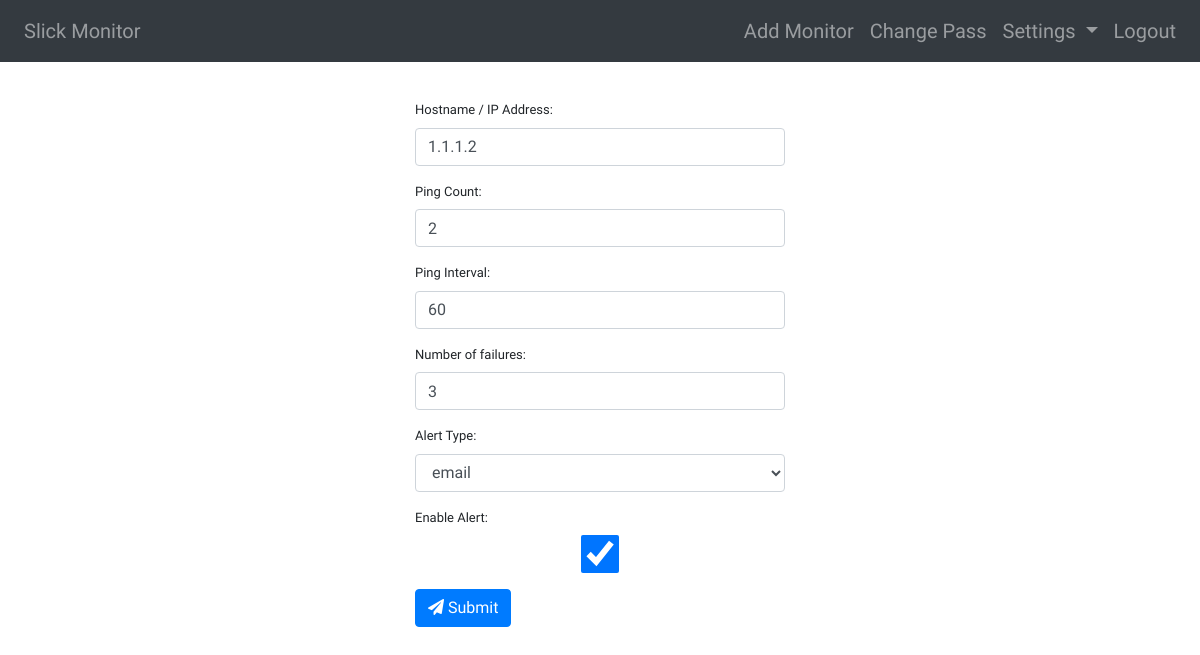
The app's page /monitors/edit_monitor/2/ (signed in), older data.
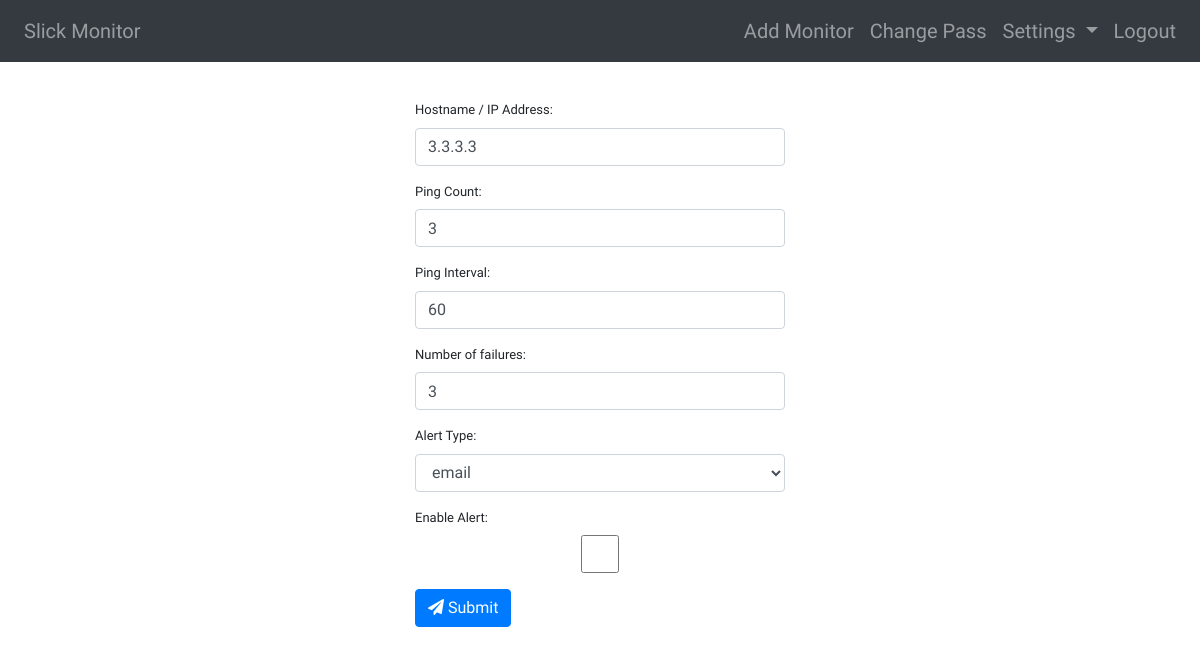
The same page, newer data.
### monitors/models.py (models this page shows, shortened)
class Monitors(models.Model):
    hostname = models.CharField(max_length=100)
    type = models.CharField(max_length=100)
    interval = models.IntegerField()
    ftt = models.IntegerField()
    alert_type = models.CharField(max_length=100)
    alert_enabled = models.BooleanField()
    params = models.CharField(max_length=1000)
    class Meta:
        db_table = 'MONITORS'
        unique_together = ('hostname', 'type',)

### monitors/views.py (the view, shortened to what this page needs)
# urls.py: path('edit_monitor/<id>/', views.edit_monitor, name='edit_monitor'),
@login_required
def edit_monitor(request, id):
    if request.method == 'GET':
        if Monitors.objects.filter(id=id).exists():
            m = Monitors.objects.filter(id=id).values()[0]
            type = m['type']
            params = json.loads(m['params'])
            if type == 'ping':
                m['count'] = params['count']
            elif type == 'http':
                m['allowed_codes'] = params['allowed_codes']
                m['regexp'] = params['regexp']
            elif type == 'tcp':
                m['port'] = params['port']
                m['timeout'] = params['timeout']
            elif type == 'ssh':
                m['username'] = params['username']
                m['password'] = params['password']
            formFactory = Form_Factory()
            form = formFactory.create_form(type, m)
            print(form)
            return render(request, 'edit_monitor.html', {'url_name': 'edit_monitor', 'form': form, 'id': m['id']})

### monitors/forms.py (called while the page is built)
   def create_form(self, typ, request=False):
        target_class = typ.capitalize() + "MonitorForm"
        if request:
            return globals()[target_class](request)
        else:
            print('returning form:', target_class)
            return globals()[target_class]()

### templates/edit_monitor.html
{% extends "base.html" %}
{% block content %}
<div class="row" style="padding-top: 40px; font-size: 13px; font-family: 'Quicksand', sans-serif;">
        <div class="col col-md-4>"></div>
        <div class="col col-md-4 text-left">
                <form action="{% url url_name id %}" method="post"> {% csrf_token %}
                        {{ form.as_p }}
                        <button class="btn btn-primary">
                            <i class="fas fa-paper-plane"></i>
                            Submit</button>
                    </form>
        </div>
        <div class="col col-md-4>"></div>
    </div>
    {% endblock %}

Row changes from the older to the newer data that the page shows:
changed Monitors "email": hostname "1.1.1.2" → "3.3.3.3"; alert_enabled "☑" → "☐"
Text that changed along with them:
form field count: "2" → "3"
